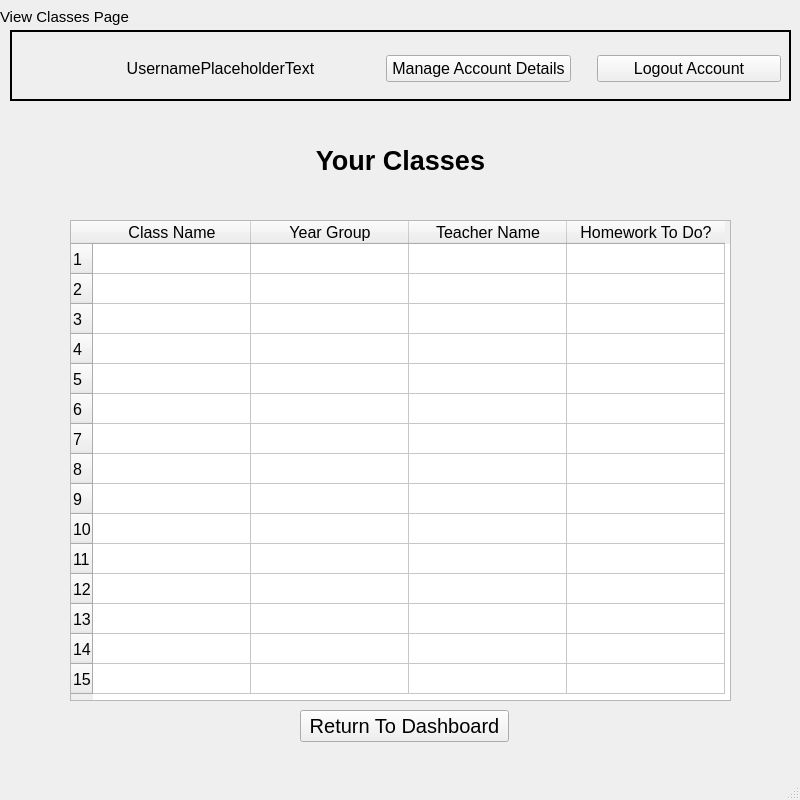
<?xml version="1.0" encoding="UTF-8"?>
<ui version="4.0">
 <class>MainWindow</class>
 <widget class="QMainWindow" name="MainWindow">
  <property name="geometry">
   <rect>
    <x>0</x>
    <y>0</y>
    <width>800</width>
    <height>800</height>
   </rect>
  </property>
  <property name="sizePolicy">
   <sizepolicy hsizetype="Fixed" vsizetype="Fixed">
    <horstretch>0</horstretch>
    <verstretch>0</verstretch>
   </sizepolicy>
  </property>
  <property name="minimumSize">
   <size>
    <width>800</width>
    <height>800</height>
   </size>
  </property>
  <property name="maximumSize">
   <size>
    <width>800</width>
    <height>800</height>
   </size>
  </property>
  <property name="windowTitle">
   <string>MainWindow</string>
  </property>
  <widget class="QWidget" name="centralwidget">
   <widget class="QFrame" name="frame_4">
    <property name="geometry">
     <rect>
      <x>10</x>
      <y>30</y>
      <width>781</width>
      <height>71</height>
     </rect>
    </property>
    <property name="frameShape">
     <enum>QFrame::Box</enum>
    </property>
    <property name="frameShadow">
     <enum>QFrame::Plain</enum>
    </property>
    <property name="lineWidth">
     <number>2</number>
    </property>
    <widget class="QWidget" name="horizontalLayoutWidget_3">
     <property name="geometry">
      <rect>
       <x>10</x>
       <y>0</y>
       <width>761</width>
       <height>77</height>
      </rect>
     </property>
     <layout class="QHBoxLayout" name="horizontalLayout_3">
      <item>
       <widget class="QLabel" name="image_3">
        <property name="sizePolicy">
         <sizepolicy hsizetype="Preferred" vsizetype="Preferred">
          <horstretch>0</horstretch>
          <verstretch>0</verstretch>
         </sizepolicy>
        </property>
        <property name="maximumSize">
         <size>
          <width>55</width>
          <height>55</height>
         </size>
        </property>
        <property name="text">
         <string/>
        </property>
        <property name="pixmap">
         <pixmap>../../../../../../Downloads/images__1_-removebg-preview.png</pixmap>
        </property>
        <property name="scaledContents">
         <bool>true</bool>
        </property>
       </widget>
      </item>
      <item>
       <widget class="QLabel" name="username">
        <property name="sizePolicy">
         <sizepolicy hsizetype="Fixed" vsizetype="Preferred">
          <horstretch>0</horstretch>
          <verstretch>0</verstretch>
         </sizepolicy>
        </property>
        <property name="minimumSize">
         <size>
          <width>279</width>
          <height>0</height>
         </size>
        </property>
        <property name="maximumSize">
         <size>
          <width>279</width>
          <height>16777215</height>
         </size>
        </property>
        <property name="font">
         <font>
          <pointsize>12</pointsize>
         </font>
        </property>
        <property name="text">
         <string>UsernamePlaceholderText</string>
        </property>
        <property name="alignment">
         <set>Qt::AlignCenter</set>
        </property>
       </widget>
      </item>
      <item>
       <spacer name="horizontalSpacer_6">
        <property name="orientation">
         <enum>Qt::Horizontal</enum>
        </property>
        <property name="sizeType">
         <enum>QSizePolicy::Fixed</enum>
        </property>
        <property name="sizeHint" stdset="0">
         <size>
          <width>20</width>
          <height>20</height>
         </size>
        </property>
       </spacer>
      </item>
      <item>
       <widget class="QPushButton" name="manageAccountDetails">
        <property name="font">
         <font>
          <pointsize>12</pointsize>
         </font>
        </property>
        <property name="text">
         <string>Manage Account Details</string>
        </property>
       </widget>
      </item>
      <item>
       <spacer name="horizontalSpacer_7">
        <property name="orientation">
         <enum>Qt::Horizontal</enum>
        </property>
        <property name="sizeType">
         <enum>QSizePolicy::Fixed</enum>
        </property>
        <property name="sizeHint" stdset="0">
         <size>
          <width>20</width>
          <height>20</height>
         </size>
        </property>
       </spacer>
      </item>
      <item>
       <widget class="QPushButton" name="logoutAccount">
        <property name="font">
         <font>
          <pointsize>12</pointsize>
         </font>
        </property>
        <property name="text">
         <string>Logout Account</string>
        </property>
       </widget>
      </item>
     </layout>
    </widget>
   </widget>
   <widget class="QLabel" name="labelForPage_3">
    <property name="geometry">
     <rect>
      <x>0</x>
      <y>0</y>
      <width>201</width>
      <height>33</height>
     </rect>
    </property>
    <property name="font">
     <font>
      <pointsize>11</pointsize>
      <weight>50</weight>
      <bold>false</bold>
      <kerning>true</kerning>
     </font>
    </property>
    <property name="tabletTracking">
     <bool>false</bool>
    </property>
    <property name="layoutDirection">
     <enum>Qt::LeftToRight</enum>
    </property>
    <property name="styleSheet">
     <string notr="true"/>
    </property>
    <property name="text">
     <string>View Classes Page</string>
    </property>
   </widget>
   <widget class="QWidget" name="verticalLayoutWidget_2">
    <property name="geometry">
     <rect>
      <x>70</x>
      <y>120</y>
      <width>661</width>
      <height>81</height>
     </rect>
    </property>
    <layout class="QVBoxLayout" name="welcomeLayout_3">
     <item>
      <widget class="QLabel" name="welcomeHeader_3">
       <property name="font">
        <font>
         <pointsize>20</pointsize>
         <weight>75</weight>
         <bold>true</bold>
        </font>
       </property>
       <property name="mouseTracking">
        <bool>true</bool>
       </property>
       <property name="layoutDirection">
        <enum>Qt::LeftToRight</enum>
       </property>
       <property name="styleSheet">
        <string notr="true"/>
       </property>
       <property name="text">
        <string>Your Classes</string>
       </property>
       <property name="alignment">
        <set>Qt::AlignCenter</set>
       </property>
      </widget>
     </item>
    </layout>
   </widget>
   <widget class="QPushButton" name="returnToDashboard">
    <property name="geometry">
     <rect>
      <x>300</x>
      <y>710</y>
      <width>209</width>
      <height>32</height>
     </rect>
    </property>
    <property name="font">
     <font>
      <pointsize>15</pointsize>
     </font>
    </property>
    <property name="text">
     <string>Return To Dashboard</string>
    </property>
   </widget>
   <widget class="QTableWidget" name="classTable">
    <property name="geometry">
     <rect>
      <x>70</x>
      <y>220</y>
      <width>661</width>
      <height>481</height>
     </rect>
    </property>
    <property name="font">
     <font>
      <pointsize>12</pointsize>
      <weight>50</weight>
      <bold>false</bold>
     </font>
    </property>
    <property name="alternatingRowColors">
     <bool>false</bool>
    </property>
    <property name="sortingEnabled">
     <bool>false</bool>
    </property>
    <property name="rowCount">
     <number>15</number>
    </property>
    <attribute name="horizontalHeaderDefaultSectionSize">
     <number>158</number>
    </attribute>
    <attribute name="horizontalHeaderMinimumSectionSize">
     <number>50</number>
    </attribute>
    <row/>
    <row/>
    <row/>
    <row/>
    <row/>
    <row/>
    <row/>
    <row/>
    <row/>
    <row/>
    <row/>
    <row/>
    <row/>
    <row/>
    <row/>
    <column>
     <property name="text">
      <string>Class Name</string>
     </property>
    </column>
    <column>
     <property name="text">
      <string>Year Group</string>
     </property>
    </column>
    <column>
     <property name="text">
      <string>Teacher Name</string>
     </property>
    </column>
    <column>
     <property name="text">
      <string>Homework To Do?</string>
     </property>
    </column>
   </widget>
  </widget>
  <widget class="QMenuBar" name="menubar">
   <property name="geometry">
    <rect>
     <x>0</x>
     <y>0</y>
     <width>800</width>
     <height>21</height>
    </rect>
   </property>
  </widget>
  <widget class="QStatusBar" name="statusbar"/>
 </widget>
 <resources/>
 <connections/>
</ui>
